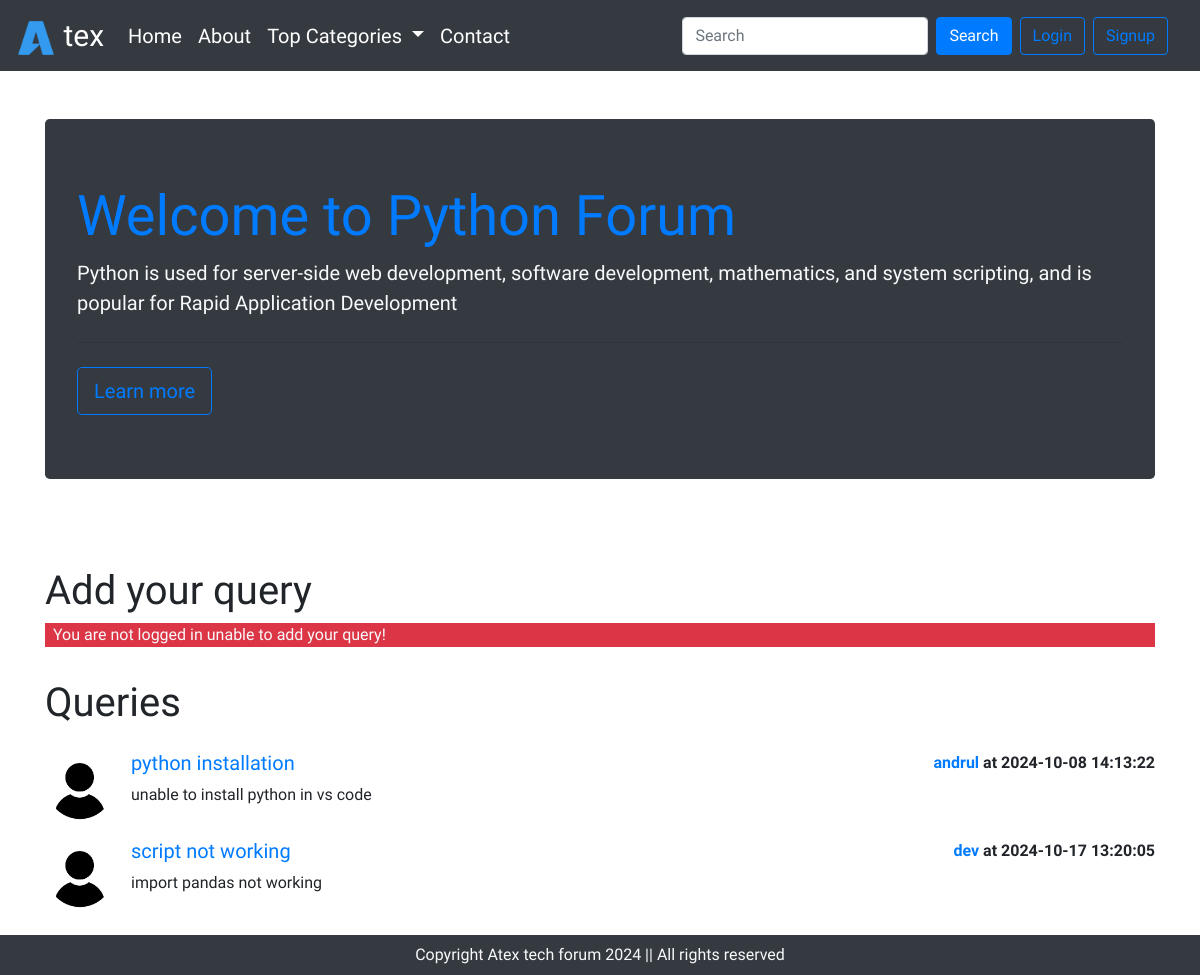
/threads.php?catid=1, run on the app's committed database.
### tables this page shows
CREATE TABLE `categories` (
  `id` int(10) NOT NULL,
  `name` varchar(255) NOT NULL,
  `description` varchar(255) NOT NULL,
  `created` datetime NOT NULL DEFAULT current_timestamp()
);

CREATE TABLE `threads` (
  `sno` int(11) NOT NULL,
  `thread_id` int(7) NOT NULL,
  `thread_title` varchar(255) NOT NULL,
  `thread_description` text NOT NULL,
  `thread_cat_id` int(7) NOT NULL,
  `thread_user_id` int(7) NOT NULL,
  `dt` datetime NOT NULL DEFAULT current_timestamp()
);

CREATE TABLE `users` (
  `sno` int(8) NOT NULL,
  `user_email` varchar(30) NOT NULL,
  `user_pass` varchar(255) NOT NULL,
  `dt` datetime NOT NULL DEFAULT current_timestamp()
);

### threads.php (the view, shortened to what this page needs)
<!doctype html>
<html lang="en">
<head>
    <link rel="stylesheet" href="https://cdn.jsdelivr.net/npm/bootstrap@4.6.2/dist/css/bootstrap.min.css"
>
        <link rel="stylesheet" href="style.css">
</head>
<body>
    <?php include './Partials/_dbconnect.php'; ?>
    <?php include './Partials/_header.php'; ?>
    <?php
        $id = $_GET['catid'];
        $sql = "SELECT * FROM `categories` WHERE id='$id' ";
        $result = mysqli_query($conn,$sql);
        while($row = mysqli_fetch_assoc($result)){
          $cname = $row['name'];
          $cdesc = $row['description'];
        }
    ?>
    <div class="container my-5"  id="ques">
        <div class="jumbotron bg-dark text-light">
            <h1 class="display-4 text-primary"><b>Welcome to <?php echo $cname; ?> Forum</b></h1>
            <p class="lead"><?php echo $cdesc; ?></p>
            <hr class="my-4">
            <a class="btn btn-dark btn-outline-primary btn-lg" href="#" role="button">Learn more</a>
        </div>
    </div>
    <?php
        if(isset($_SESSION['loggedin']) && $_SESSION['loggedin'] == true){
            echo '
            <div class="container my-5" id="ques">
                <h1>Ask your query</h1>
                <form action=" '.$_SERVER['REQUEST_URI'].'" method="post" >
                    <div class="form-group">
                        <label for="exampleInputEmail1">Problem Title</label>
                        <input type="text" class="form-control" id="title"  name="title" aria-describedby="emailHelp">
                        <small id="emailHelp" class="form-text text-muted">Keep your title short.</small>
                    </div>
                    <input type="hidden" name="sno" value=" '.$_SESSION['sno'].' ">
                    <div class="form-group">
                        <label for="exampleFormControlTextarea1">Ask your queries here </label>
                        <textarea class="form-control" id="desc" name="desc" rows="3"></textarea>
                    </div>
                    <button type="submit" class="btn btn-dark">Submit</button>
                </form>
           </div>';
        }
        else{
            echo '
            <div class="container ">
                <h1>Add your query </h1>
                <p class="bg-danger text-light px-2"> You are not logged in unable to add your query!</p>
            </div>
            ';
        }
    ?>
    <div class="container my-4 mb-0">
        <h1 class="py-2">Queries</h1>
        <?php
            $id = $_GET['catid'];
            $sql = "SELECT * FROM `threads` WHERE thread_cat_id = $id ";
            $result = mysqli_query($conn,$sql);
            while($row = mysqli_fetch_assoc($result)){
                $id = $row['thread_id'];
                $title = $row['thread_title'];
                $desc = $row['thread_description'];
                $thread_time = $row['dt'];
                $user_id = $row['thread_user_id'];
                $sql2 = "SELECT user_email FROM `users` WHERE sno='$user_id' ";
                $result2 = mysqli_query($conn,$sql2);
                $row2 = mysqli_fetch_assoc($result2);
                echo '
                <div class="media my-3">
                    <img src="./Img/user.jpg" width="70px" class=" mr-3" alt="...">
                    <div class="media-body">'.'
                        <h5 class="mt-0 text-primary">
                            <a class="text-primary text-decoration-none" href="./thread.php?threadid='.$id.' ">'.$title.'</a>
                        </h5>
                        <p>'.$desc.'</p>
                    </div>
                    <p class="font-weight-bold my-0">
                        <span class="text-primary">'.$row2['user_email'].'</span>
                        at '.$thread_time.'
                    </p>'.'
                </div>';
               }
        ?>
    </div>
    <?php include './Partials/_footer.php'; ?>
</body>
</html>

### style.css (style rules this page uses)
body { font-family: "Ubuntu Condensed", sans-serif; }

### threads.php (style rules this page uses)
#ques { min-height: 400px; }

### data on the page
categories: name "Python", description "Python is used for server-side web development, software development, mathematics, and system scripting, and is popular for Rapid Application Development"
threads: thread_title "python installation", thread_description "unable to install python in vs code", users.user_email "andrul", dt "2024-10-08 14:13:22"
threads: thread_title "script not working", thread_description "import pandas not working", users.user_email "dev", dt "2024-10-17 13:20:05"
